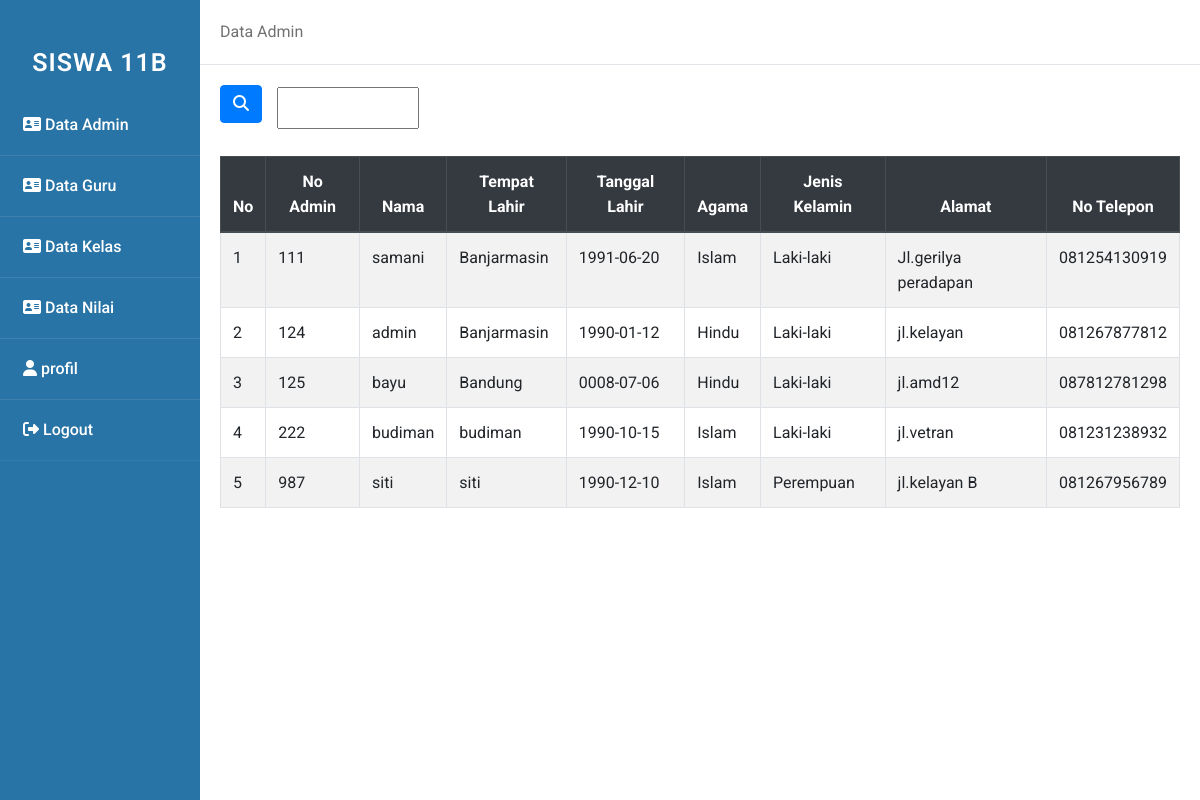
The page /siswa_11b/data_admin.php on the database its author committed.
### tables this page shows
CREATE TABLE `data_admin` (
  `id` int(100) NOT NULL,
  `no` int(100) NOT NULL,
  `nama` varchar(100) NOT NULL,
  `tempat` varchar(100) NOT NULL,
  `tanggal` date NOT NULL,
  `agama` varchar(100) NOT NULL,
  `jenis` varchar(100) NOT NULL,
  `alamat` varchar(100) NOT NULL,
  `tlp` text NOT NULL
);

### siswa_11b/data_admin.php (the view, shortened to what this page needs)
<!DOCTYPE html>
<html>
    <head>
        <link rel="stylesheet" href="../asset/style.css">
    </head>
    <body>
    <div class="wrapper">
        <nav class="sidebar">
            <div class="text">SISWA 11B</div>
            <ul>
                <li><a href="data_admin.php"><i class="fas fa-address-card"></i> Data Admin</a></li>
                <li><a href="data_guru.php"><i class="fas fa-address-card "></i> Data Guru</a></li>
                <li><a href="kelas.php"><i class="fas fa-address-card "></i> Data Kelas</a></li>
                <li><a href="nilai.php"><i class="fas fa-address-card "></i> Data Nilai</a></li>
                <li><a href="profil.php"><i class="fas fa-user"></i> profil</a></li>
                <li><a href="../logout.php"><i class="fas fa-sign-out-alt"></i> Logout</a></li>
            </ul>
        </nav>
        <div class="main_content">
        <div class="header">Data Admin</div>
        <div class="info">
        <head>
            <link rel="stylesheet" href="https://cdn.jsdelivr.net/npm/bootstrap@4.5.3/dist/css/bootstrap.min.css">
        </head>
        <form action="" method="post" class="form-inline">
            <button type="submit" class="btn btn-primary mb-2" name="submit"><i class="fas fa-search"></i></button>
            <div class="col-sm-11">
                <input type="text" name="cari" palceholder="pencarian" autocomplete="off" class="col-sm-2 col-form-label">
            </div>
            <br>
        </form>
        <br>
            <body>
                <table class="table table-bordered table-striped">
            <thead class="thead-dark">
                <tr align="center">
                    <th scope="col">No</th>
                    <th scope="col">No Admin</th>
                    <th scope="col">Nama</th>
                    <th scope="col">Tempat Lahir</th>
                    <th scope="col">Tanggal Lahir</th>
                    <th scope="col">Agama</th>
                    <th scope="col">Jenis Kelamin</th>
                    <th scope="col">Alamat</th>
                    <th scope="col">No Telepon</th>
                </tr>
            <tbody>
        </thead>
            <?php
                include "../asset/koneksi.php";
                $no=1;
                if(isset($_POST['submit'])){
                    $cari=$_POST['cari'];
                    $query = mysqli_query($koneksi,"SELECT * FROM data_admin WHERE nama LIKE '$cari%'");
                }else{
                    $query= mysqli_query($koneksi,"SELECT * FROM data_admin");
                }
                while ($data = mysqli_fetch_array($query)){
            ?>
                <tr>
                    <td><?php echo $no++;?></td>
                    <td><?php echo $data['id'];?></td>
                    <td><?php echo $data['nama'];?></td>
                    <td><?php echo $data['tempat'];?></td>
                    <td><?php echo $data['tanggal'];?></td>
                    <td><?php echo $data['agama'];?></td>
                    <td><?php echo $data['jenis'];?></td>
                    <td><?php echo $data['alamat'];?></td>
                    <td><?php echo $data['tlp'];?></td>
                </tr>
            <?php
                }
            ?>
                </table>
            </body>
        </div>
    </div>
    </div>
    </body>
</html>

### asset/style.css (style rules this page uses)
* { margin: 0; padding: 0; user-select: none; box-sizing: border-box; font-family: 'roboto', sans-serif; }
.wrapper { display: flex; position: relative; }
.sidebar { position: fixed; width: 200px; height: 100%; left: 0; background: #2874A6; padding: 30px 0; }
.sidebar .text { color: white; font-size: 25px; font-weight: 600; line-height: 65px; text-align: center; background: #2874A6; letter-spacing: 1px; }
.main_content { width: 100%; margin-left: 200px; }
.main_content .header { padding: 20px; background: #fff; color: #717171; border-bottom: 1px solid #e0e4e8; }
.main_content .info { margin: 20px; color: #717171; line-height: 25px; }
nav ul { background: #2874A6; height: 100%; width: 100%; list-style: none; }
nav ul li { line-height: 60px; border-bottom: 1px solid rgba(255, 255, 255, 0.1); }
nav ul li:last-child { border-bottom: 1px solid rgba(255, 255, 255, 0.05); }
nav ul li a { position: relative; color: white; text-decoration: none; font-size: 16px; padding-left: 20px; font-weight: 500; display: block; width: 100%; border-left: 3px solid transparent; }

### rows shown on the page
data_admin: id "111", nama "samani", tempat "Banjarmasin", tanggal "1991-06-20", agama "Islam", jenis "Laki-laki", alamat "Jl.gerilya peradapan", tlp "081254130919"
data_admin: id "124", nama "admin", tempat "Banjarmasin", tanggal "1990-01-12", agama "Hindu", jenis "Laki-laki", alamat "jl.kelayan", tlp "081267877812"
data_admin: id "125", nama "bayu", tempat "Bandung", tanggal "0008-07-06", agama "Hindu", jenis "Laki-laki", alamat "jl.amd12", tlp "087812781298"
data_admin: id "222", nama "budiman", tempat "budiman", tanggal "1990-10-15", agama "Islam", jenis "Laki-laki", alamat "jl.vetran", tlp "081231238932"
data_admin: id "987", nama "siti", tempat "siti", tanggal "1990-12-10", agama "Islam", jenis "Perempuan", alamat "jl.kelayan B", tlp "081267956789"
